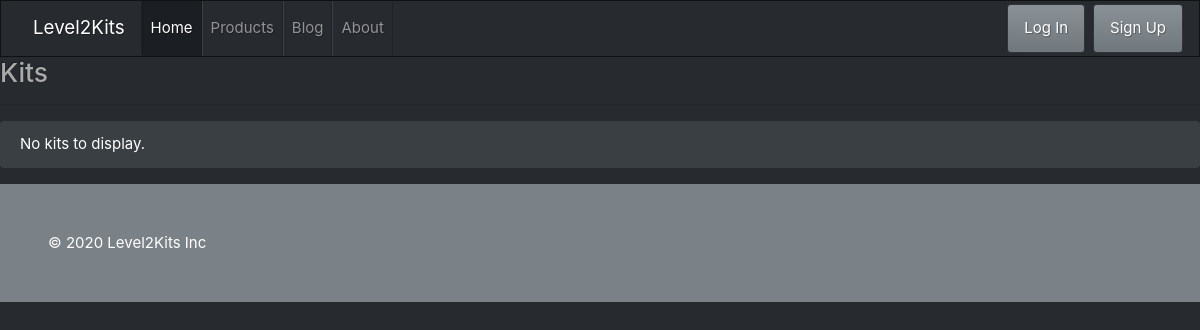
The page /kits/ on the database as committed earlier.
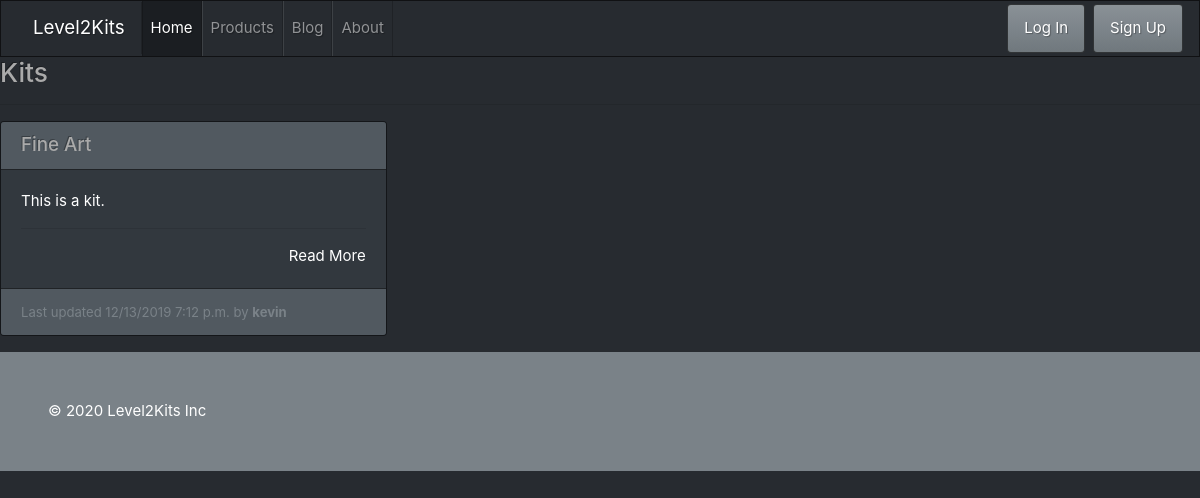
The same page on the database as committed later.
### kit/models.py (models this page shows, shortened)
class Kit(models.Model):
    name = models.CharField(
        max_length=100, unique=True,
        help_text='Name of the kit.'
    )
    curator = models.ForeignKey(
        User, on_delete=models.PROTECT,
        help_text='The name of the curator that maintains this kit.'
    )
    slug = models.CharField(
        max_length=100, blank=True, editable=False,
        help_text='Generated url path.'
    )
    description = models.TextField(
        help_text='Write the description of your kit!'
    )
    created_at = models.DateTimeField(
        auto_now_add=True,
        help_text='The date and time the kit was created.'
    )
    modified_at = models.DateTimeField(
        auto_now=True,
        help_text='The date and time this kit was updated.'
    )

### kit/views.py (the view)
# urls.py: path('', KitListView.as_view(), name='kit-list-view'),
class KitListView(ListView):
    model = Kit
    def get(self, request):
        context = {'kits': self.get_queryset().all()}
        return render(request, 'kit_list.html', context)

### kit/templates/kit_list.html
{% extends 'base.html' %}
{% block content %}
	<h3>Kits</h3>
	<hr>
	{% if kits %}
		<div class='card-columns'>
			{% for kit in kits %}
				{% include 'partials/card.html' %}
			{% endfor %}
		</div>
	{% else %}
		<div class='alert alert-primary' role='alert'>No kits to display.</div>
	{% endif %}
{% endblock %}

### templates/base.html (shortened to what this page needs)
<!DOCTYPE html>
<html lang="en">
<head>
	<link rel="stylesheet" href="https://stackpath.bootstrapcdn.com/bootstrap/4.3.1/css/bootstrap.min.css">
	<link rel="stylesheet" href="https://bootswatch.com/4/slate/bootstrap.min.css">
  <link rel="stylesheet" href="static/styles.css">
</head>
<body>
	<nav class="navbar navbar-expand-lg navbar-dark bg-dark">
		<a class="navbar-brand" href="{% url 'home' %}">Level2Kits</a>
		<div class="collapse navbar-collapse" id="navbarColor02">
			<ul class="navbar-nav mr-auto">
				<li class="nav-item active">
					<a class="nav-link" href="{% url 'home' %}">Home <span class="sr-only">(current)</span></a>
				</li>
				<li class="nav-item">
					<a class="nav-link" href="{% url 'kit:kit-list-view' %}">Products</a>
				</li>
				<li class="nav-item">
					<a class="nav-link" href="#">Blog</a>
				</li>
				<li class="nav-item">
					<a class="nav-link" href="#">About</a>
				</li>
			</ul>
			{% if request.user.is_authenticated %}
				<a href="{% url 'logout' %}" class="btn btn-danger ml-2">Log Out</a>
			{% else %}
				<div class="form-inline">
					<a href="{% url 'login' %}" class='btn btn-secondary ml-2'>Log In</a>
					<a href="{% url 'signup' %}" class='btn btn-secondary ml-2'>Sign Up</a>
				</div>
			{% endif %}
	</nav>
	{% block content %}{% endblock %}
	<div class="footer bg-secondary p-5 text-white">
		&copy; 2020 Level2Kits Inc
	</div>
</body>

### kit/templates/partials/card.html
<div class="card mb-3">
  <h5 class="card-header ">{{ kit.name }}</h5>
  <div class="card-body border-dark">
    <p class="card-text text-white">
      {{ kit.description|truncatewords_html:30 }}
      <hr>
      <div class="text-right"><a href="{% url 'kit:kit-detail-view' kit.slug %}" title="Read More">Read More</a></div>
  </div>
  <div class="card-footer">
    <small class="text-muted">Last updated {{ kit.modified_at|date:"SHORT_DATETIME_FORMAT" }} by <b>{{ kit.curator.username }}</b></small>
  </div>
</div>

Rows that differ between the two databases and show on the page:
added Kit: name "Fine Art", description "This is a kit.", modified_at "12/13/2019 7:12 p.m.", curator.username "kevin"
Other text that changed with them:
text no longer shown: "No kits to display."
